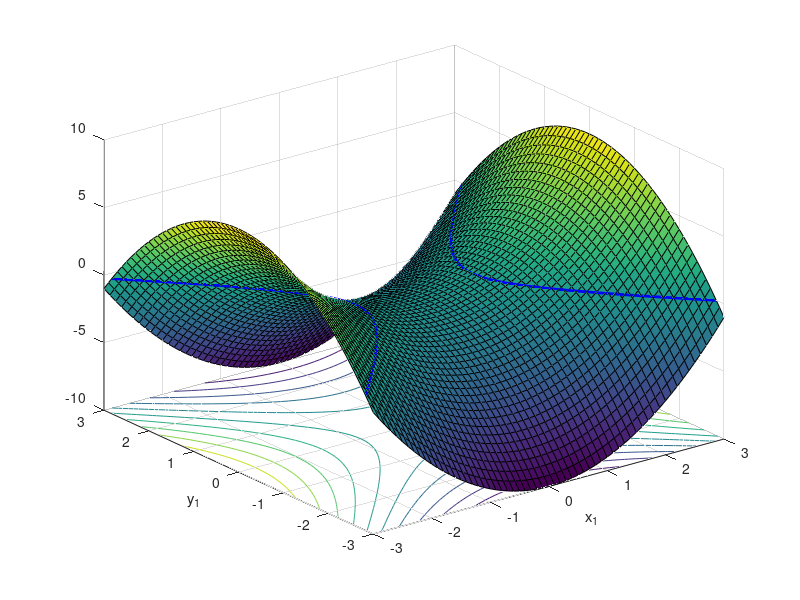
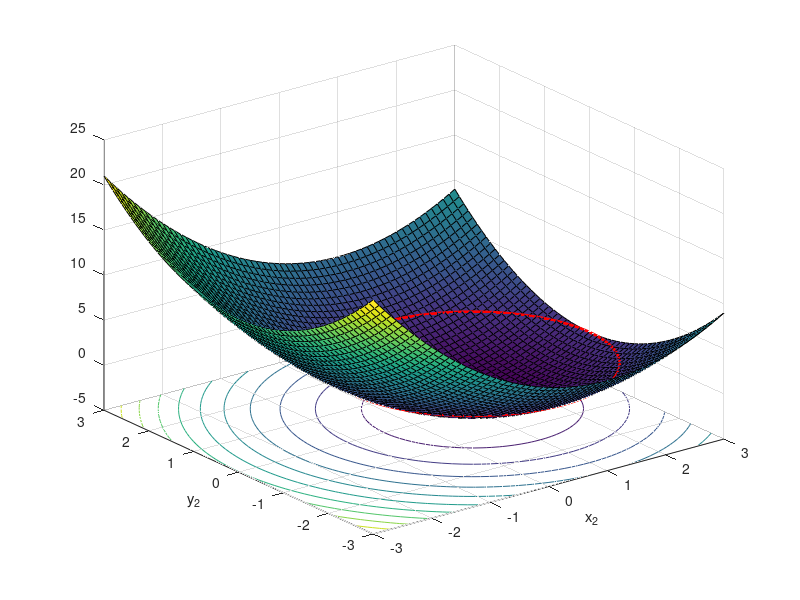
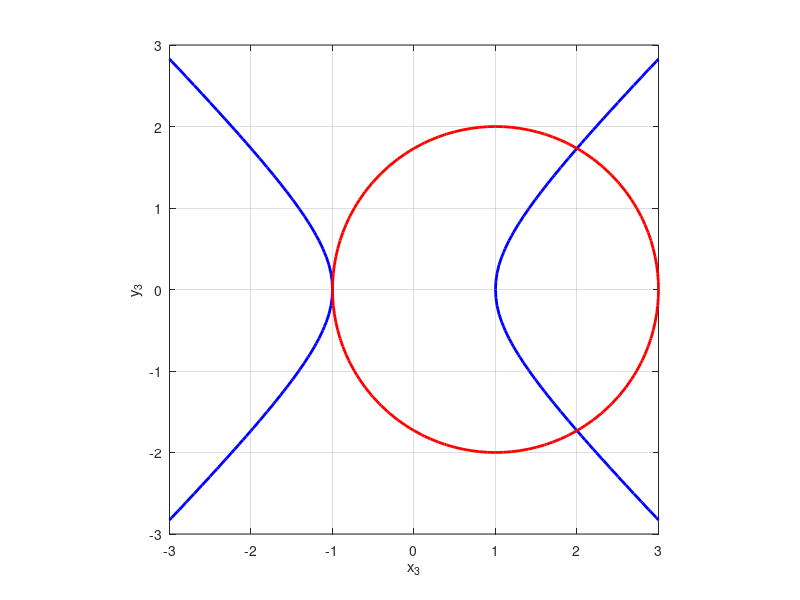

MATLAB code for these plots, in order: (Note: this script raises an error after producing the figures.)
% definisco le funzioni f1 e f2 (function handle)
f1 = @(x1, x2) x1.^2 - x2.^2 - 1;
f2 = @(x1, x2) x1.^2 + x2.^2 - 2*x1 - 3;

% Rappresentare le 2 funzioni

[x1, x2] = meshgrid(-3:.1:3);
z1 = f1(x1, x2);
z2 = f2(x1, x2);

figure(1); clf
surfc(x1, x2, z1);
hold on;
contour(x1, x2, z1, [0 0], 'b', 'LineWidth', 2);
xlabel('x_1');
ylabel('y_1');
figure(2); clf
surfc(x1, x2, z2);
hold on;
contour(x1, x2, z2, [0 0], 'r', 'LineWidth', 2);
xlabel('x_2');
ylabel('y_2');

figure(3); clf
contour(x1, x2, z1, [0 0], 'b', 'LineWidth', 2);
hold on;
contour(x1, x2, z2, [0 0], 'r', 'LineWidth', 2);
xlabel('x_3');
ylabel('y_3');
grid on 
axis equal

% Definizione input per Newton e chiamata Newton
f = @(x)[f1(x(1), x(2)); f2(x(1),x(2))];

Jf = @(x) [2*x(1), -2*x(2); 2*x(1)-2, 2*x(2)];

tol = 1e-8;
kmax = 100;
x0 = [3; 2];
[zero, res, k, errv] = metodoNewton_sistemi(f, Jf, x0, tol, kmax)

figure(3);
plot(zero(1), zero(2), 'o');